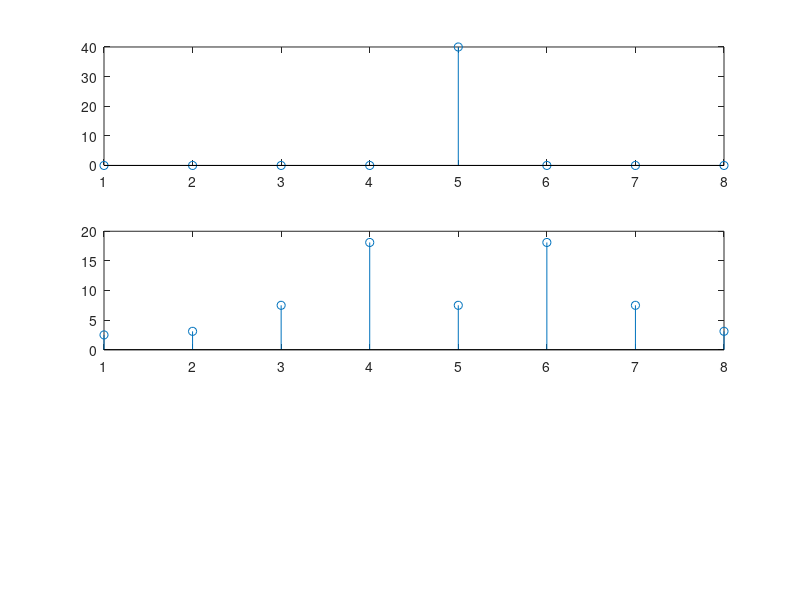

This figure's MATLAB source:
clc;
clear;

% x = 5*sin(2*pi*1000*t+pi/2);

fs1 = 2000;
ts1 = 1/fs1;

fs2 = 750;
ts2 = 1/fs2;


N = 8;
n = 0:N-1;


x1 =  5*sin(2*pi*1000*n*ts1 + pi/2);
x2 =  5*sin(2*pi*1000*n*ts2 + pi/2);

% for x1

for j = 0:N-1
    m = j+1;
    real1(m) = 0;
    img1(m) = 0;
    for i = 0:N-1
        real1(m) = real1(m) + x1(i+1)*cos(2*pi*i*j/N);
        img1(m) = img1(m) - x1(i+1)*sin(2*pi*i*j/N);
    end
     mag1(m) = sqrt(real1(m)^2 + img1(m)^2);
     phase1(m) = atan(img1(m)/real1(m));
end

%for x2

for j = 0:N-1
    m = j+1;
    real2(m) = 0;
    img2(m) = 0;
    for i = 0:N-1
        real2(m) = real2(m) + x2(i+1)*cos(2*pi*i*j/N);
        img2(m) = img2(m) - x2(i+1)*sin(2*pi*i*j/N);
    end
     mag2(m) = sqrt(real2(m)^2 + img2(m)^2);
end


m = 1:N;

subplot(3,1,1);
title('For x1 = ');
stem(m,mag1);

subplot(3,1,2);
title('For x2 = ');
stem(m,mag2);


disp('X1(m) = ')
disp(x1);

disp('X2(m) = ')
disp(x2);

% reconstructing 

% for x1

for j = 0:N-1
    ind = j+1;
    realrc1(ind) = 0;
    imgrc1(ind) = 0;
    for i = 0:N-1
        realrc1(ind) = realrc1(ind) + mag1(i+1)*cos(2*pi*i*j/N);
        imgrc1(ind) = imgrc1(ind) - mag1(i+1)*sin(2*pi*i*j/N);
    end
     magrc1(ind) = (1/N)*sqrt(realrc1(ind)^2 + imgrc1(ind)^2);
     
     if phase1(ind)<0
       % magrc1(ind) = -1*magrc1(ind); 
     end
end

disp('Reconstraction : ')
disp(magrc1);




